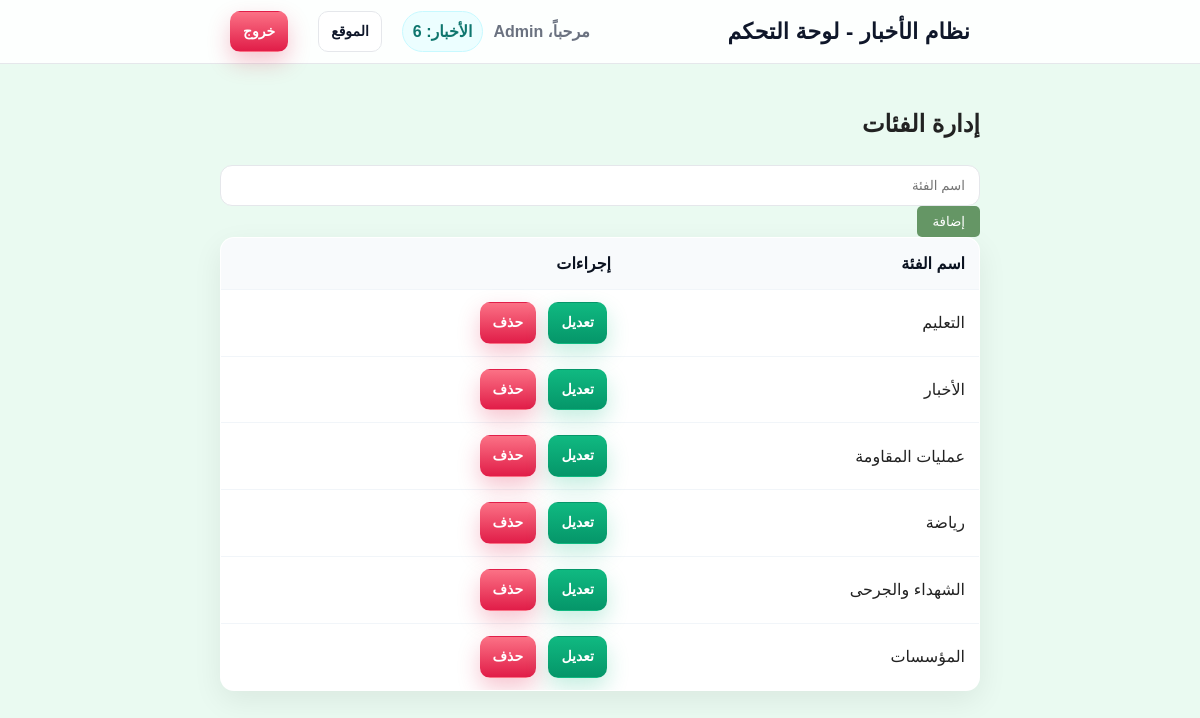
The page /admin-cp/categories.php (signed in) on the database its author committed.
### tables this page shows
CREATE TABLE `categories` (
  `id` int(11) NOT NULL,
  `name` varchar(100) NOT NULL,
  `created_at` timestamp NOT NULL DEFAULT current_timestamp()
);

### admin-cp/categories.php (the view, shortened to what this page needs)
<?php
include('../config/config.php');
$res = mysqli_query($conn, "SELECT * FROM categories");
include ('../includes/admin_header.php');
?>
<h2>إدارة الفئات</h2>
<form method="post">
    <input type="text" name="name" placeholder="اسم الفئة" required>
    <button type="submit">إضافة</button>
</form>
<table class="table">
    <thead>
        <tr>
            <th>اسم الفئة</th>
            <th>إجراءات</th>
        </tr>
    </thead>
    <tbody>
    <?php while ($row = mysqli_fetch_assoc($res)): ?>
        <tr>
            <td><?php echo htmlspecialchars($row['name']); ?></td>
            <td>
                 <a class="btn btn-small" href="edit_category.php?id=<?php echo intval($row['id']); ?>">تعديل</a>
                <a  class="btn btn-danger btn-small" href="categories.php?delete=<?php echo intval($row['id']); ?>"
                   onclick="return confirm('حذف الفئة؟');">حذف</a>
            </td>
        </tr>
    <?php endwhile; ?>
    </tbody>
</table>
<?php
include('../includes/footer.php');
?>

### assets/css/style.css (style rules this page uses)
:root { --bg:#f7f7fb; --surface:#ffffff; --text:#0f172a; --muted:#64748b; --primary:#059669; --primary-600:#10b981; --accent:#f59e0b; --danger:#dc2626; --ring:rgba(16,185,129,.25); --shadow:0 10px 30px rgba(0,0,0,.07); --radius:14px; --header-h:64px; --container:1100px; }
* { box-sizing: border-box; }
html, body { height:100%; }
body { margin:0; font-family:"Comic Sans MS", "Segoe UI", "Noto Kufi Arabic", sans-serif; background: radial-gradient(1200px 600px at 120% -100%, rgba(16,185,129,.05), transparent 55%), radial-gradient(900px 480px at -20% 120%, rgba(2,132,199,.045), transparent 55%), var(--bg); color:var(--text); direction: rtl; line-height:1.7; }
.btn { display:inline-flex; align-items:center; justify-content:center; gap:8px; padding:10px 16px; border-radius:12px; border:1px solid transparent; text-decoration:none; font-weight:800; cursor:pointer; transition:transform .05s, box-shadow .2s, filter .2s, border-color .2s; user-select:none; }
.form-control, input[type="text"], input[type="email"], input[type="password"], input[type="tel"], input[type="search"], textarea, select { width:100%; padding:12px 14px; border-radius:12px; border:1px solid #e5e7eb; background:#fff; outline:0; transition:border-color .2s, box-shadow .2s; }
.table { width:100%; border-collapse: collapse; background:#fff; border:1px solid rgba(2,6,23,.06); border-radius:14px; overflow:hidden; box-shadow:var(--shadow); }
.table th, .table td { padding:12px 14px; border-bottom:1px solid #f1f5f9; text-align:start; }
.table th { background:#f8fafc; color:#0b1220; font-weight:800; }
.btn { display:inline-flex; align-items:center; justify-content:center; gap:8px; padding:10px 16px; border-radius:12px; border:1px solid transparent; font-weight:900; text-decoration:none; cursor:pointer; user-select:none; transition: transform .05s, box-shadow .2s, border-color .2s, filter .2s; }
.btn-danger { background: linear-gradient(180deg,#fb7185,#e11d48); color:#fff; border-color:transparent; box-shadow:0 8px 22px rgba(225,29,72,.25); }
.btn { display:inline-flex; align-items:center; justify-content:center; gap:8px; padding:10px 16px; border-radius:12px; border:1px solid transparent; font-weight:900; text-decoration:none; cursor:pointer; transition: transform .05s, box-shadow .2s, border-color .2s, filter .2s; }
.btn-danger { background: linear-gradient(180deg,#fb7185,#e11d48); color:#fff; border-color:transparent; box-shadow: 0 8px 22px rgba(225,29,72,.25); }
.table td:last-child a.btn { display:inline-flex; align-items:center; justify-content:center; gap:6px; margin-inline: 4px; text-decoration:none; border-radius: 10px; padding: 8px 12px; border: 1px solid transparent; font-weight: 800; transition: transform .05s, filter .2s, box-shadow .2s, border-color .2s; }
.btn-small, .btn-sm { padding: 8px 12px; border-radius: 10px; font-size: 14px; }
.table td:last-child a.btn:not(.btn-danger) { background: linear-gradient(180deg, #10b981, #059669); color:#fff; box-shadow: 0 10px 22px rgba(16,185,129,.24); }
.btn-danger { background: linear-gradient(180deg, #fb7185, #e11d48); color:#fff; border-color: transparent; box-shadow: 0 10px 22px rgba(225,29,72,.25); }
body { background-color:#eafaf1; color:#222; font-family: Arial, sans-serif; }
button { background-color:#659665; color:white; border:none; padding:8px 15px; border-radius:5px; cursor:pointer; }

### rows shown on the page
categories: name "التعليم"
categories: name "الأخبار"
categories: name "عمليات المقاومة"
categories: name "رياضة"
categories: name "الشهداء والجرحى"
categories: name "المؤسسات"

### other values the page prints
$adminName "Admin"
$newsCount "6"
